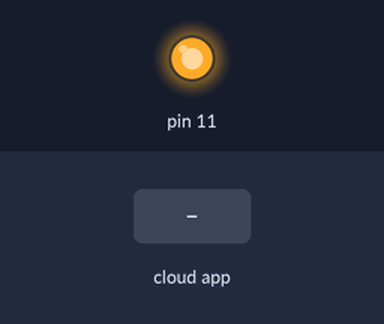
Simulated run of this sketch. Board: Arduino Uno, built with avr-gcc and run on an emulated ATmega328P. On the bench: output pins drawn as LEDs (lit = HIGH). The test bench sets the inputs (shaded band). The ROS host is connected and sends only what is stated.

Above: at 1.2 s.
1.3 s: the phone or cloud app sets toggle_led to 0
At 2.2 s:
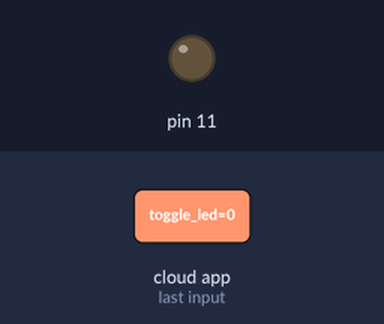
Timing chart, 0 to 4.3 s (numbered marks = the images above; inputs shaded):
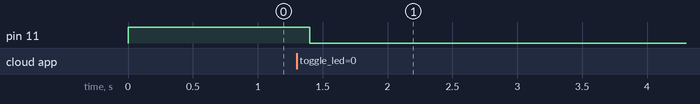

Measured:
- after the input at 1.3 s, pin 11: HIGH → LOW after 0.10 s

The sketch:

blink_test3_ros_h.ino
```cpp
// PC操作でROSから信号を受け取ったときにLチカする
// roscore
// rosrun rosserial_python serial_node.py /dev/ttyACM0
//rostopic pub toggle_led std_msgs/Empty --once

// ROSヘッダー、トピックの型のインクルード
#include <ros.h>
#include <std_msgs/Empty.h>

// setup関数、loop関数の両方で使用するため、
//グローバル変数としてROSノードハンドルの宣言
ros::NodeHandle nh;

// トピックを受け取った時の動作内容
void messageCb( const std_msgs::Empty& toggle_msg) {
  digitalWrite(11, HIGH);
  delay(100);
  digitalWrite(11, LOW);
  delay(100);
}

// 上記で作成したコールバック関数とトピック名を紐付け
ros::Subscriber<std_msgs::Empty> sub("toggle_led", &messageCb );

// Arduino 起動時に一度だけ実行される関数。
//ノードに加え、ノードハンドルの初期化、サブスクライバーの追加を行う必要がある。
void setup(){
  pinMode(11, OUTPUT);
  digitalWrite(11, HIGH);
  nh.initNode();
  nh.subscribe(sub);
}

// Arduino 起動中に繰り返される関数
void loop(){
  // コールバック関数を実行する
  nh.spinOnce();
  delay(1);
}
```
